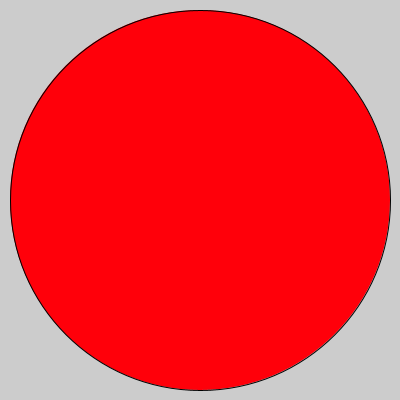
Frame 1 (no input)
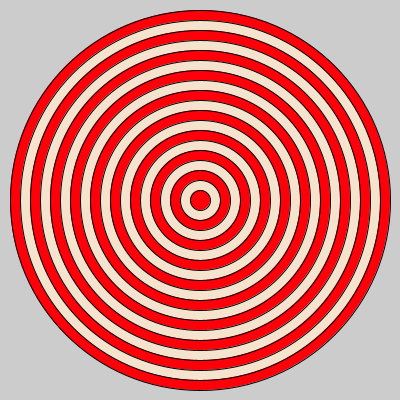
Frame 60 (the mouse pressed at the canvas centre just before this capture)
Frame 120 (the mouse held since frame 60 and released just before this capture): identical to frame 60, image omitted

The Processing sketch that drew these frames (run headless with seeded random() and noise(); from frame 60 on, the mouse is pressed at the canvas centre):

// Processing sketch: Bullseye
// ── Bullseye.pde
int x=380;
int count=0;
void setup(){
size(400,400);
}

void draw(){
if(count%2==1){
  fill(245,227,205);
} else{
fill(255,0,10);
}

if(x>=0){
ellipse(200,200,x,x);

x-=20;
count+=1;
print(count);
}
}
